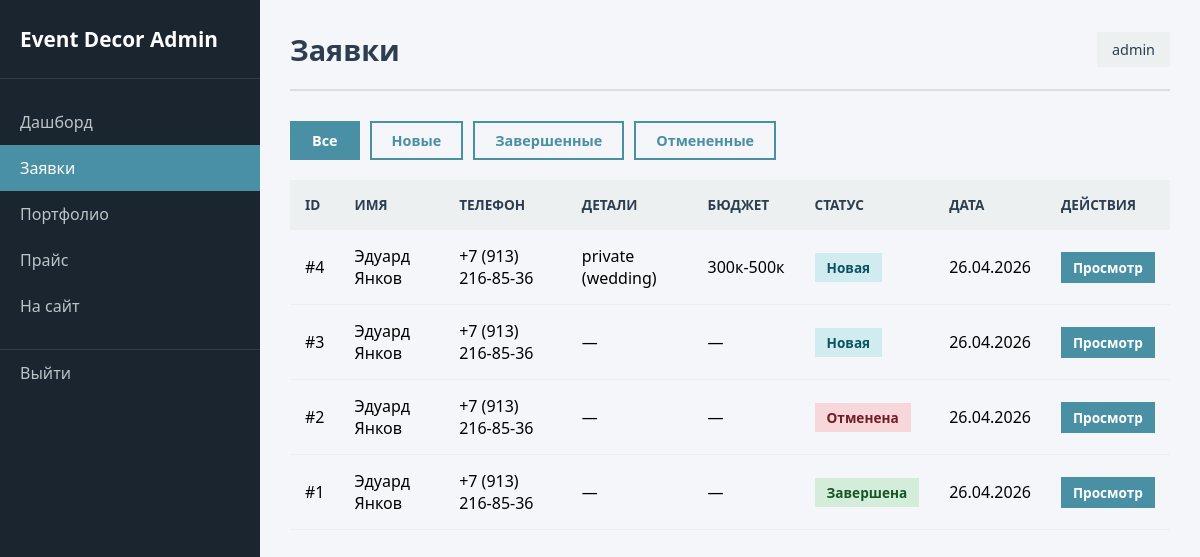
/admin/orders (signed in), run on the app's committed database.
### app.py (models this page shows)
class Order(db.Model):
    id = db.Column(db.Integer, primary_key=True)
    name = db.Column(db.String(100), nullable=False)
    phone = db.Column(db.String(20), nullable=False)
    email = db.Column(db.String(100), default='')
    event_date = db.Column(db.String(50))
    event_type = db.Column(db.String(50))
    sub_type = db.Column(db.String(50))
    budget = db.Column(db.String(50))
    message = db.Column(db.Text)
    status = db.Column(db.String(20), default='new')  # new, completed, cancelled
    created_at = db.Column(db.DateTime, default=datetime.utcnow)

### app.py (the view)
@app.route('/admin/orders')
@login_required
def admin_orders():
    status_filter = request.args.get('status')
    if status_filter:
        orders = Order.query.filter_by(status=status_filter).order_by(Order.created_at.desc()).all()
    else:
        orders = Order.query.order_by(Order.created_at.desc()).all()
    return render_template('admin/orders.html', orders=orders)

### app.py (called while the page is built)
def login_required(f):
    @wraps(f)
    def decorated_function(*args, **kwargs):
        if 'logged_in' not in session:
            flash('Пожалуйста, войдите в систему', 'warning')
            return redirect(url_for('admin_login'))
        return f(*args, **kwargs)
    return decorated_function

### templates/admin/orders.html (shortened to what this page needs)
{% extends 'admin/base.html' %}
{% block page_title %}Заявки{% endblock %}
{% block content %}
<div class="admin-filters">
    <a href="{{ url_for('admin_orders') }}" class="filter-btn {% if not request.args.get('status') %}active{% endif %}">Все</a>
    <a href="{{ url_for('admin_orders', status='new') }}" class="filter-btn {% if request.args.get('status') == 'new' %}active{% endif %}">Новые</a>
    <a href="{{ url_for('admin_orders', status='completed') }}" class="filter-btn {% if request.args.get('status') == 'completed' %}active{% endif %}">Завершенные</a>
    <a href="{{ url_for('admin_orders', status='cancelled') }}" class="filter-btn {% if request.args.get('status') == 'cancelled' %}active{% endif %}">Отмененные</a>
</div>
<div class="table-container">
    <table class="admin-table">
        <thead>
            <tr>
                <th>ID</th>
                <th>Имя</th>
                <th>Телефон</th>
                <th>Детали</th>
                <th>Бюджет</th>
                <th>Статус</th>
                <th>Дата</th>
                <th>Действия</th>
            </tr>
        </thead>
        <tbody>
            {% for order in orders %}
            <tr>
                <td>#{{ order.id }}</td>
                <td>{{ order.name }}</td>
                <td>{{ order.phone }}</td>
                <td>{{ order.event_type or '—' }}{% if order.sub_type %} ({{ order.sub_type }}){% endif %}</td>
                <td>{{ order.budget or '—' }}</td>
                <td>
                    <span class="status-badge status-{{ order.status }}">
                        {% if order.status == 'new' %}Новая
                        {% elif order.status == 'completed' %}Завершена
                        {% elif order.status == 'cancelled' %}Отменена{% endif %}
                    </span>
                </td>
                <td>{{ order.created_at.strftime('%d.%m.%Y') }}</td>
                <td>
                    <a href="{{ url_for('admin_order_detail', id=order.id) }}" class="btn btn-sm btn-primary">Просмотр</a>
                </td>
            </tr>
            {% else %}
            <tr>
                <td colspan="8" class="no-data">Заявок не найдено</td>
            </tr>
            {% endfor %}
        </tbody>
    </table>
</div>
{% endblock %}

### static/css/admin.css (style rules this page uses)
:root { --admin-primary: #4a90a4; --admin-primary-dark: #3a7a8a; --admin-dark: #2c3e50; --admin-light: #ecf0f1; --admin-sidebar: #1a252f; --admin-white: #ffffff; --admin-success: #27ae60; --admin-warning: #f39c12; --admin-danger: #e74c3c; --admin-info: #3498db; }
* { margin: 0; padding: 0; box-sizing: border-box; }
body { font-family: 'Segoe UI', Tahoma, Geneva, Verdana, sans-serif; background: #f5f6fa; }
.table-container { overflow-x: auto; }
.admin-table { width: 100%; border-collapse: collapse; }
.admin-table th, .admin-table td { padding: 15px; text-align: left; border-bottom: 1px solid #eee; }
.admin-table th { background: var(--admin-light); color: var(--admin-dark); font-weight: 600; text-transform: uppercase; font-size: 0.85rem; }
.status-badge { display: inline-block; padding: 5px 12px; border-radius: 0; font-size: 0.85rem; font-weight: 600; }
.status-new { background: #d1ecf1; color: #0c5460; }
.status-completed { background: #d4edda; color: #155724; }
.status-cancelled { background: #f8d7da; color: #721c24; }
.btn { display: inline-block; padding: 10px 20px; border: none; border-radius: 0; text-decoration: none; font-weight: 600; cursor: pointer; transition: all 0.3s; font-size: 0.9rem; }
.btn-primary { background: var(--admin-primary); color: var(--admin-white); }
.btn-sm { padding: 6px 12px; font-size: 0.85rem; }
.admin-filters { display: flex; gap: 10px; margin-bottom: 20px; flex-wrap: wrap; }
.admin-filters .filter-btn { padding: 8px 20px; border: 2px solid var(--admin-primary); background: transparent; color: var(--admin-primary); text-decoration: none; border-radius: 0; font-weight: 600; font-size: 0.9rem; transition: all 0.3s; }
.admin-filters .filter-btn:hover, .admin-filters .filter-btn.active { background: var(--admin-primary); color: var(--admin-white); }

### data on the page
Order: id "4", name "Эдуард Янков", phone "+7 (913) 216-85-36", event_type "private", sub_type "wedding", budget "300к-500к", status "Новая", created_at "26.04.2026"
Order: id "3", name "Эдуард Янков", phone "+7 (913) 216-85-36", event_type "—", budget "—", status "Новая", created_at "26.04.2026"
Order: id "2", name "Эдуард Янков", phone "+7 (913) 216-85-36", event_type "—", budget "—", status "Отменена", created_at "26.04.2026"
Order: id "1", name "Эдуард Янков", phone "+7 (913) 216-85-36", event_type "—", budget "—", status "Завершена", created_at "26.04.2026"

### other printed values
{{ session.admin_username }} "admin"
